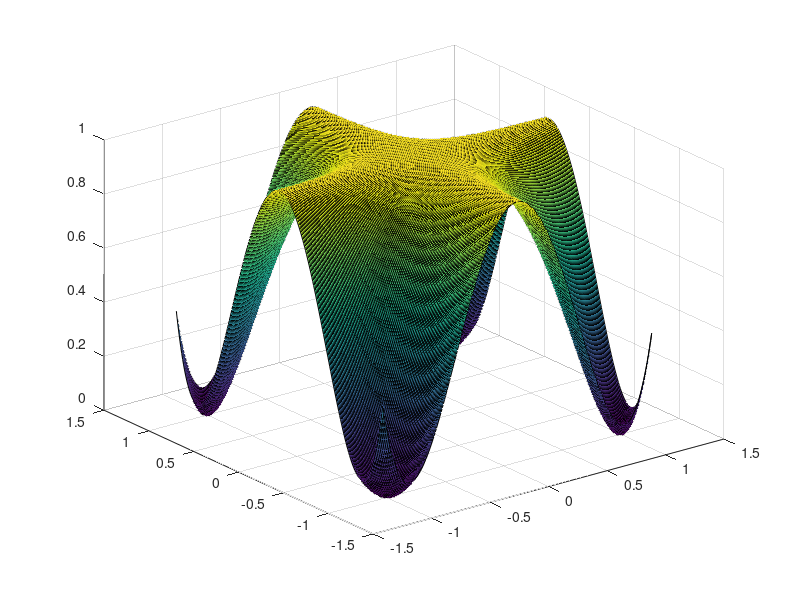

Here is the MATLAB script that generated this plot:
%% Motzkin Polynomial
x = -1.15:0.01:1.15;
y = x;

[X, Y] = meshgrid(x, y);
M = X.^2.*Y.^4+X.^4.*Y.^2 + 1 - 3*X.^2.*Y.^2;
surf(X,Y,M);